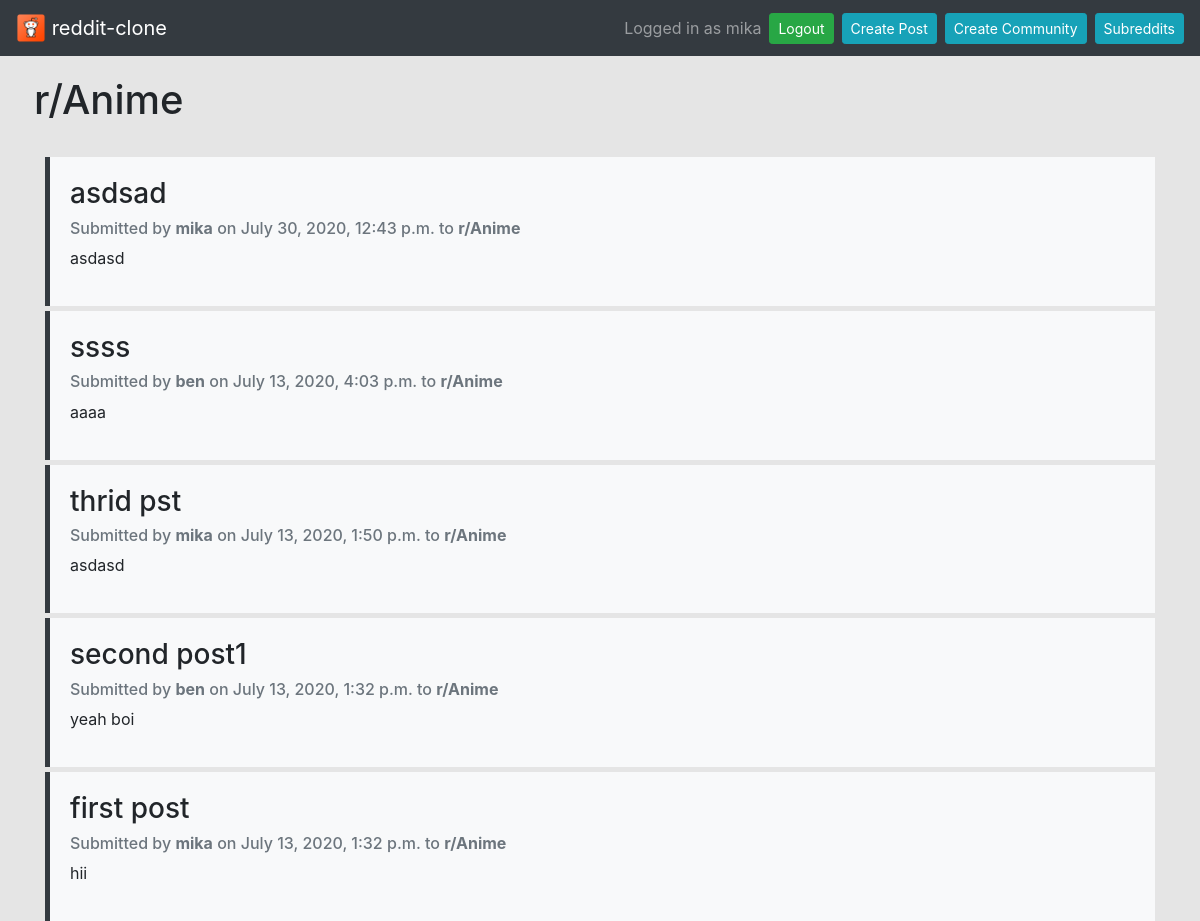
The page /r/Anime (signed in) on the database its author committed.
### subreddits/models.py (models this page shows, shortened)
class Subreddit(models.Model):
    name = models.CharField(max_length=30, unique=True)
    url_name = models.CharField(max_length=30, default=None)
    date_created = models.DateTimeField(default=timezone.now)

class Post(models.Model):
    name = models.CharField(max_length=100)
    created_by = models.CharField(max_length=255)
    text = models.CharField(max_length=1024)
    date_created = models.DateTimeField(default=timezone.now)
    subr = models.ForeignKey(Subreddit, on_delete=models.CASCADE)

### subreddits/views.py (the view)
# urls.py: path('<str:subr_url_name>', views.subr_view, name='subr_view'),
def subr_view(request, subr_url_name):
    subr = get_object_or_404(Subreddit, url_name=subr_url_name)
    posts = subr.post_set.order_by('-date_created')
    return render(request, 'subreddits/subr_view.html', context={'subr': subr, 'posts': posts})

### subreddits/templates/subreddits/subr_view.html (shortened to what this page needs)
{% extends 'base.html' %}
{% load static %}
{% block extra_head %}
  <link rel="stylesheet" href="{% static 'reddit-clone/css/home.css' %}">
{% endblock  %}
{% block content %}
<div class="row">
  <div class="col-sm-4 mt-3 mb-3 p-1">
    <a href="{% url 'subreddits:subr_view' subr.name %}" class="subr-link"><h1>r/{{ subr.name }}</h1></a>
  </div>
  <div class="col-sm-8 mt-3 mb-3 p-1">
  </div>
</div>
<div class="row">
  {% for post in posts %}
  <div class="col-sm-12">
    <a href="{% url 'subreddits:post_view' post.id %}" class="post-link">
      <div class="post-card border-left border-dark bg-light border-3">
        <h3>{{ post.name }}</h3>
        <h6 class="text-muted">Submitted by <b>{{ post.created_by }}</b> on {{ post.date_created }} to <b>r/{{ post.subr.name }}</b></h6>
        <p>{{ post.text }}</p>
      </div>
    </a>
  </div>
  {% endfor %}
</div>
{% endblock %}

### templates/base.html (shortened to what this page needs)
<!doctype html>
<html lang="en">
  <head>
    <link rel="stylesheet" href="https://stackpath.bootstrapcdn.com/bootstrap/4.5.0/css/bootstrap.min.css">
    {% load static %}
    <link rel="stylesheet" href="{% static 'reddit-clone/css/base.css' %}">
    {% block extra_head %}
    {% endblock  %}
  </head>
  <body>
    <nav class="navbar navbar-dark bg-dark">
      <a class="navbar-brand" href="{% url 'homepage' %}">
        <img src="{% static 'reddit-clone/icon/Reddit.ico' %}" width="30" height="30" class="d-inline-block align-top" alt="" loading="lazy">
        reddit-clone
      </a>
      <form class="form-inline">
        {% if not request.user.is_authenticated %}
          <button type="button" class="btn btn-sm btn-success ml-2" onclick="location.href='{% url 'register_view' %}'">Register</button>
          <button type="button" class="btn btn-sm btn-success ml-2" onclick="location.href='{% url 'login_view' %}'">Login</button>
        {% else %}
          <span class="navbar-text">
            Logged in as {{ request.user.username }}
          </span>
          <button type="button" class="btn btn-sm btn-success ml-2" onclick="location.href='{% url 'logout_view' %}'">Logout</button>
          <button type="button" class="btn btn-sm btn-info ml-2" onclick="location.href='{% url 'subreddits:post_creation_form' %}'">Create Post</button>
        {% endif %}
        <button type="button" class="btn btn-sm btn-info ml-2" onclick="location.href='{% url 'subreddits:subr_creation_form' %}'">Create Community</button>
        <button type="button" class="btn btn-sm btn-info ml-2" onclick="location.href='{% url 'subreddits:index' %}'">Subreddits</button>
      </form>
    </nav>
    <main class="container">
      {% block content %}
      {% endblock %}
    </main>
  </body>
</html>

### static/reddit-clone/css/base.css (style rules this page uses)
body { background-color: #e5e5e5; }

### static/reddit-clone/css/home.css (style rules this page uses)
div.post-card { padding: 20px; margin-top: 5px; }
.row:after { content: ""; display: table; clear: both; }
a.post-link, a.post-link:hover { color: inherit; text-decoration: none; }
.border-3 { border-width: 5px !important; }
a.subr-link { color: inherit; text-decoration: none; }

### rows shown on the page
Subreddit: name "Anime"
Post: name "asdsad", created_by "mika", date_created "July 30, 2020, 12:43 p.m.", subr.name "Anime", text "asdasd"
Post: name "ssss", created_by "ben", date_created "July 13, 2020, 4:03 p.m.", subr.name "Anime", text "aaaa"
Post: name "thrid pst", created_by "mika", date_created "July 13, 2020, 1:50 p.m.", subr.name "Anime", text "asdasd"
Post: name "second post1", created_by "ben", date_created "July 13, 2020, 1:32 p.m.", subr.name "Anime", text "yeah boi"
Post: name "first post", created_by "mika", date_created "July 13, 2020, 1:32 p.m.", subr.name "Anime", text "hii"

### other values the page prints
{{ request.user.username }} "mika"
